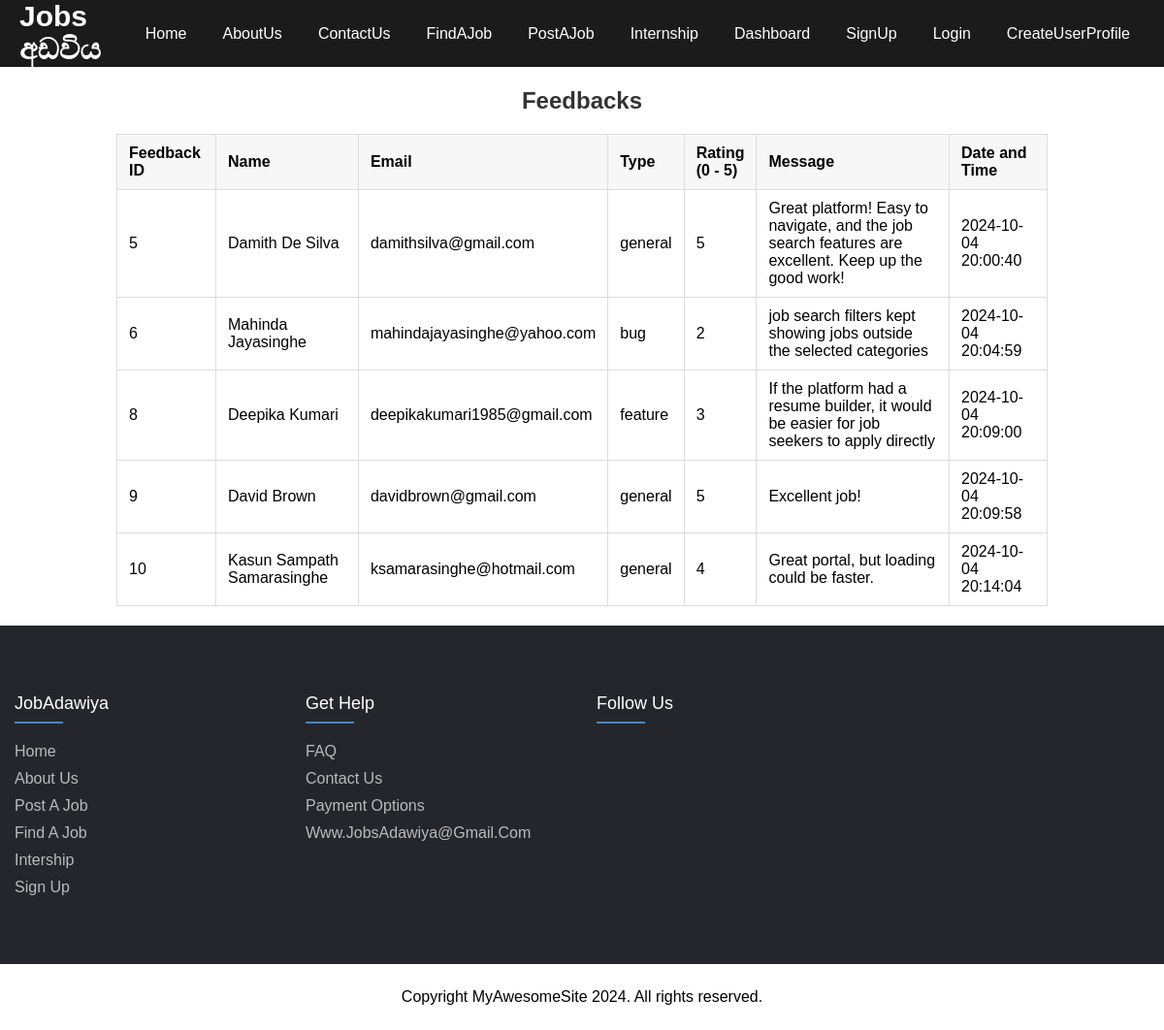
Before: /f_read.php with the older database file.
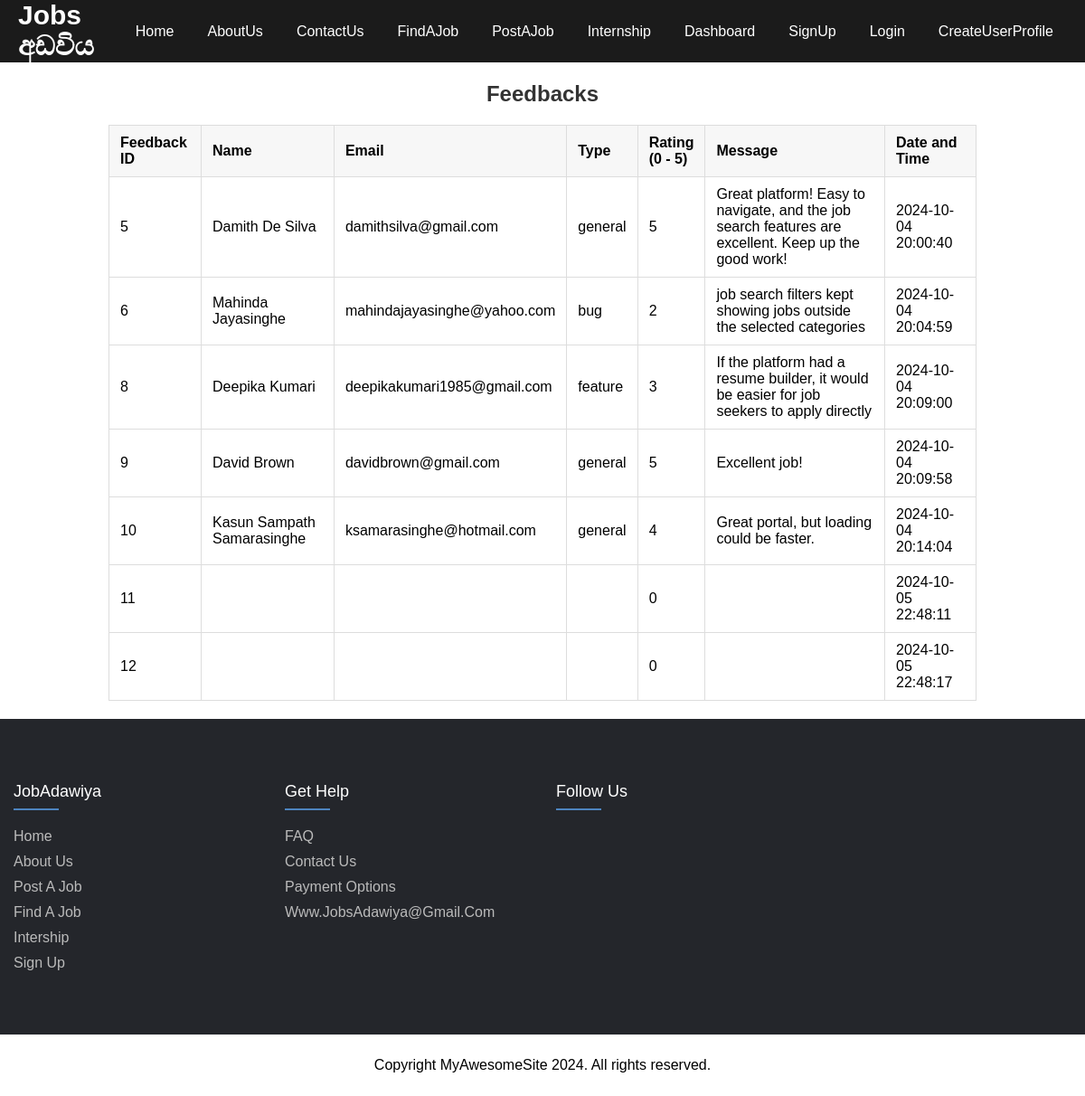
After: the same page with the newer database file.
### tables this page shows
CREATE TABLE `feedback` (
  `id` int(11) NOT NULL,
  `name` varchar(100) NOT NULL,
  `email` varchar(100) NOT NULL,
  `type` enum('general','bug','feature') NOT NULL,
  `rating` int(1) NOT NULL,
  `message` text NOT NULL,
  `time` timestamp NOT NULL DEFAULT current_timestamp()
);

### f_read.php (the view, shortened to what this page needs)
<?php
require 'c_config.php';
include('navbar.php');
$sql = "SELECT id, name, email, type, rating, message, time FROM feedback";
$result = $conn->query($sql);
echo "<h1 class='title-center'>Feedbacks</h1>";
if ($result->num_rows > 0) {
    echo "<table class='message-table'>";
    echo "<thead><tr>" .
    "<th> Feedback ID </th>" .
    "<th> Name </th>" .
    "<th> Email </th>" .
    "<th> Type </th>" .
    "<th> Rating <br> (0 - 5)</th>" .
    "<th> Message </th>" .
    "<th> Date and Time </th>" .
    "</tr></thead><tbody>";
    while ($row = $result->fetch_assoc()) {
        echo "<tr>";
        echo "<td>" . $row["id"] . "</td>" .
             "<td>" . $row["name"] . "</td>" .
             "<td>" . $row["email"] . "</td>" .
             "<td>" . $row["type"] . "</td>" .
             "<td>" . $row["rating"] . "</td>" .
             "<td>" . $row["message"] . "</td>" .
             "<td>" . $row["time"] . "</td>";
        echo "</tr>";
    }
    echo "</tbody></table>";
} else {
    echo "No Results";
}
?>
<?php
    include('footer.php');
?>

### navbar.php (shortened to what this page needs)
<div class="nav-bar">
    <div class="container">
        <nav>
            <div class="menu">
                <div class="logo">
                    <a href="#">Jobs අඩවිය</a>
                </div>
                <ul>
                    <li><a href="home.phhp">Home</a></li>
                    <li><a href="../Bupathifnl/aboutus.php">AboutUs</a></li>
                    <li><a href="contact.php">ContactUs</a></li>
                    <li><a href="find.php">FindAJob</a></li>
                    <li><a href="../Malith/postajob.php">PostAJob</a></li>
                    <li><a href="../Shamal/index.php">Internship</a></li>
                    <li><a href="../Shamal/user account page.php">Dashboard</a></li>
                    <li><a href="../Bupathifnl/signup.php">SignUp</a></li>
                    <li><a href="../Shamal/Login.php">Login</a></li>
                    <li><a href="../createUserProfile/create profile.php">CreateUserProfile</a></li>
                </ul>
            </div>
        </nav>
    </div>
</div>

### footer.php (shortened to what this page needs)
<div class="footer-bar">
        <div class="container">
            <div class="row">
                <div class="footer-col">
                    <h4>JobAdawiya</h4>
                    <ul>
                        <li><a href="../home/home.php">Home</a></li>
                        <li><a href="../Bupathifnl/aboutus.php">About Us</a></li>
                        <li><a href="../Malith/postajob.php">Post a Job</a></li>
                        <li><a href="find.php">Find a Job</a></li>
                        <li><a href="../Shamal/index.php">Intership</a></li>
                        <li><a href="../Bupathifnl/signup.php">Sign up</a></li>
                    </ul>
                </div>
                <div class="footer-col">
                    <h4>Get Help</h4>
                    <ul>
                        <li><a href="faq.php">FAQ</a></li>
                        <li><a href="contact.php">Contact Us</a></li>
                        <li><a href="../Malith/package.php">payment options</a></li>
                        <li><a href="#">www.JobsAdawiya@gmail.com</a></li>
                    </ul>
                </div>
                <div class="footer-col">
                    <h4>Follow Us</h4>
                    <div class="social-links">
                    </div>
                </div>
            </div>
        </div>
    </div>
    <div class="copyright">
        <p>Copyright <i class='bx bx-copyright'></i> MyAwesomeSite 2024. All rights reserved.</p>
    </div>

### navbar.php (style rules this page uses)
* { margin: 0; padding: 0; font-family: 'Poppins', sans-serif; box-sizing: border-box; }
nav { top: 0; position: fixed; background: #1b1b1b; width: 100%; z-index: 12; }
nav .menu { max-width: 1250px; margin: auto; display: flex; align-items: center; justify-content: space-between; padding: 0 20px; }
.menu .logo a { text-decoration: none; color: #fff; font-size: 30px; font-weight: 600; }
.menu ul { display: inline-flex; list-style: none; float: right; }
.menu ul li { margin-left: 7px; }
.menu ul li a { text-decoration: none; color: #fff; font-weight: 500; padding: 8px 15px; border-radius: 5px; transition: all 0.3s ease; }

### f_read.php (style rules this page uses)
.title-center { text-align: center; font-size: 24px; margin-top: 20px; color: #333; }
.message-table { width: 80%; margin: 20px auto; border-collapse: collapse; font-size: 16px; text-align: left; }
.message-table thead { background-color: #f2f2f2; }
.message-table th, .message-table td { padding: 10px 12px; border: 1px solid #ddd; }
.message-table th { font-weight: bold; background-color: #f7f7f7; }

### footer.php (style rules this page uses)
.footer-bar { background-color: #24262b; padding: 70px 0; }
.footer-bar .container { max-width: 100%; margin: auto; }
.footer-bar .container .row { display: flex; flex-wrap: wrap; }
.footer-col ul { list-style: none; }
.footer-col { width: 25%; padding: 0 15px; }
.footer-col h4 { font-size: 18px; color: #fff; text-transform: capitalize; font-weight: 500; margin-bottom: 30px; position: relative; }
.footer-col h4::before { content: ''; position: absolute; left: 0; bottom: -10px; background-color: rgb(77, 132, 191); height: 2px; box-sizing: border-box; width: 50px; }
.footer-col ul li:not(:last-child) { margin-bottom: 10px; }
.footer-col ul li a { font-size: 16px; text-transform: capitalize; color: #fff; text-decoration: none; font-weight: 300; color: #bbbbbb; display: block; transition: all 0.3 ease; }
.copyright { width: 100%; text-align: center; padding: 25px 0; background: #fff; font-weight: 300; }

Changed rows visible on the page:
added feedback: id "11", rating "0", time "2024-10-05 22:48:11"
added feedback: id "12", rating "0", time "2024-10-05 22:48:17"
